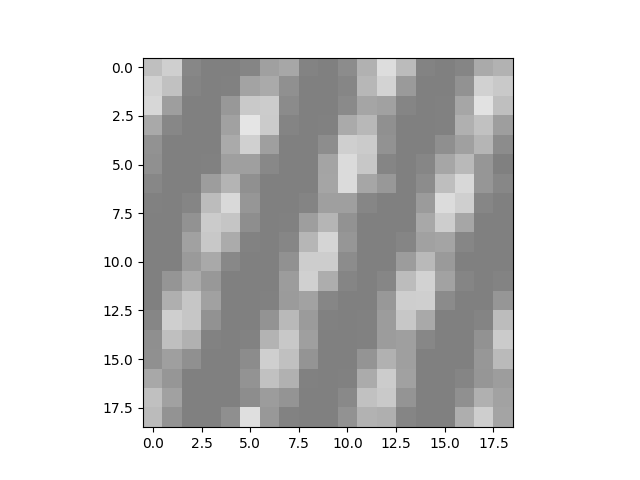
#> input picture angle_data/test_r.png, 640 x 480 px
$ python -i red.py   (imports and definitions only)
#> lines starting #> are read from the running program, lines starting #| are printed output that depends on the picture
#!/usr/bin/env python
# coding: utf-8

# import skimage
import numpy as np
from cv2 import cv2
from skimage.transform import hough_line, hough_line_peaks
from PIL import Image, ImageEnhance
import os
import math
from scipy.ndimage.filters import gaussian_filter

import matplotlib.pyplot as plt
BORDER = 6

def get_imgs():
    dirs = os.listdir()
    angles = []
    for d in dirs:
        if d[:4] == 'red_':
            angles.append(d[4:-4])
    return angles

# def red_img_name(idx_str, prefix='./'):
#     return prefix + 'red_' + idx_str + '.png'

def white_img_name(idx_str, prefix='./'):
    return prefix + 'white_' + idx_str + '.png'

# [5 lines of commented-out code are left out]
def get_threshold(im):
    ratio = 0.8
    # ratio = 0.5 if mode == 'white' else 0.7
    threshold = 10
    im = np.array(im)
    while sum(sum(im > threshold)) > sum(sum(im >= 0)) * ratio:
        threshold += 1
    return threshold

def calc_angle(im):
    im = ImageEnhance.Contrast(im).enhance(3)
    im = np.array(im.convert('L'))
    I_copy = np.zeros((19+BORDER,19+BORDER), np.uint8) #; % add a container; seems it really works; I_copy is only used for plot, see the real container in BW
    I_copy[int(BORDER/2):19+BORDER-int(BORDER/2),int(BORDER/2):19+BORDER-int(BORDER/2)] = im
#     im_tmp = im/255
    I_DC = gaussian_filter(im, 3)
    # I_DC = (gaussian(im, 1.5)*255).astype(np.uint8)
#     I_DC = (I_DC*255).astype(np.uint8)
    I_DC = I_DC - np.min(I_DC)
    I_DCremove = im - I_DC
    th = get_threshold(im)
    BW_temp = I_DCremove < th
    BW = np.zeros((19+BORDER, 19+BORDER))
#     print(BW.shape)
    BW[int(BORDER/2):19+BORDER-int(BORDER/2),int(BORDER/2):19+BORDER-int(BORDER/2)] = BW_temp
    H, T, R = hough_line(BW * 255)
    hspace, angles, dists = hough_line_peaks(H, T, R, min_distance=2, min_angle=1, num_peaks=10)
#     hspace, angles, dists = hough_line_peaks(H, T, R, num_peaks=30)
    H_weight = hspace.copy()

    top = min(max(5, sum(H_weight==max(H_weight))), len(angles))
    for i in range(top):
        for j in range(len(hspace)):
            if j == i:
                continue
            a1 = math.degrees(angles[i])
            a2 = math.degrees(angles[j])
            if abs(a1 - a2) < 3 or abs(abs(a1 - a2) - 90) < 3:
            # if abs(a1 - a2) < 3:
                H_weight[i] = H_weight[i] + hspace[j]

    tmp = H_weight.tolist()
    index = tmp.index(max(tmp))
    x = math.degrees(angles[index])
    rho = dists[index]
    theta = angles[index]
    ang = - x + 90
    points = calc_points(rho, theta)

    rtn = draw_lines(I_copy, (((points[0], points[1]), (points[2], points[3])),))
#     if ang > 180:
#         ang -= 180
    return ang, rtn, BW*255
def pil2cv(im):
    im = np.array(im)
    return cv2.cvtColor(im, cv2.COLOR_RGB2BGR)


def cv2pil(im):
    im = cv2.cvtColor(im, cv2.COLOR_BGR2RGB)
    return Image.fromarray(im)

def calc_points(rho, theta):
    a = np.cos(theta)
    b = np.sin(theta)
    x0 = a * rho
    y0 = b * rho
    x1 = int(x0 + 28*(-b))
    y1 = int(y0 + 28*(a))
    x2 = int(x0 - 28*(-b))
    y2 = int(y0 - 28*(a))
    return x1, y1, x2, y2
def draw_lines(img, lines, color=(0, 0, 255)):
    im = pil2cv(img)
    for p1, p2 in lines:
        # print(p1, p2)
        cv2.line(im, p1, p2, color, 1)
    return cv2pil(im)
def red_img_name(idx_str, prefix='./'):
    return prefix + 'red_' + idx_str + '.png'

imgs_val = get_imgs()
# imgs_val = ['122', '187', '199', '224', '313', '340', '37', '49', '51', '88']
# imgs_val = ['104']
# imgs_val = ['166', '174', '74', '81', '88']
# [1 line not run here, left out]
f = plt.figure()
ax = f.add_subplot(211)
ax2 = f.add_subplot(212)
t=[]
d=[]
# [38 lines not run here, left out]


# [8 lines of commented-out code are left out]

>>> from PIL import Image
>>> picture = Image.open('test_r.png')
#> picture is the input picture: PIL image 640x480 RGBA; mean R, G, B, A 207.3, 207.3, 207.3, 255
>>> result = calc_angle(picture)
#> in calc_angle, `im = ImageEnhance.Contrast(im).enhance(3)`:
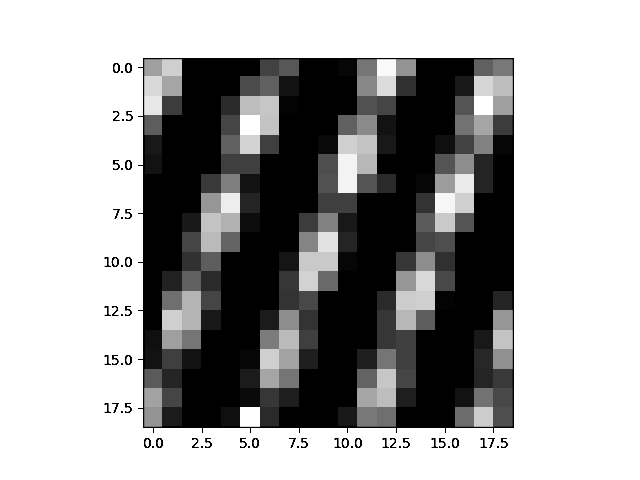
#> im: PIL image 640x480 RGBA; mean R, G, B, A 164.2, 164.2, 164.2, 255
#> (the run stopped early here; a loop or call above may not have finished)
